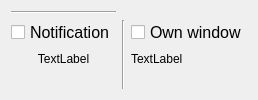
              <widget class="QWidget" name="reminderPage">
               <property name="autoFillBackground">
                <bool>false</bool>
               </property>
               <layout class="QGridLayout" name="gridLayout_4">
                <item row="0" column="0">
                 <layout class="QGridLayout" name="gridLayout_16">
                  <item row="0" column="0">
                   <layout class="QGridLayout" name="gridLayout_15">
                    <item row="1" column="1" rowspan="3">
                     <widget class="Line" name="line">
                      <property name="orientation">
                       <enum>Qt::Vertical</enum>
                      </property>
                     </widget>
                    </item>
                    <item row="2" column="2">
                     <widget class="QLabel" name="window_icon_label">
                      <property name="text">
                       <string notr="true">TextLabel</string>
                      </property>
                     </widget>
                    </item>
                    <item row="2" column="0">
                     <widget class="QLabel" name="notification_icon_label">
                      <property name="enabled">
                       <bool>true</bool>
                      </property>
                      <property name="layoutDirection">
                       <enum>Qt::LeftToRight</enum>
                      </property>
                      <property name="text">
                       <string notr="true">TextLabel</string>
                      </property>
                      <property name="alignment">
                       <set>Qt::AlignCenter</set>
                      </property>
                     </widget>
                    </item>
                    <item row="0" column="0">
                     <widget class="Line" name="line_7">
                      <property name="orientation">
                       <enum>Qt::Horizontal</enum>
                      </property>
                     </widget>
                    </item>
                    <item row="1" column="0">
                     <widget class="QCheckBox" name="notification_radio">
                      <property name="enabled">
                       <bool>true</bool>
                      </property>
                      <property name="font">
                       <font>
                        <pointsize>12</pointsize>
                       </font>
                      </property>
                      <property name="text">
                       <string>Notification</string>
                      </property>
                     </widget>
                    </item>
                    <item row="1" column="2">
                     <widget class="QCheckBox" name="own_window_radio">
                      <property name="font">
                       <font>
                        <pointsize>12</pointsize>
                       </font>
                      </property>
                      <property name="text">
                       <string>Own window</string>
                      </property>
                     </widget>
                    </item>
                   </layout>
                  </item>
                 </layout>
                </item>
               </layout>
              </widget>
